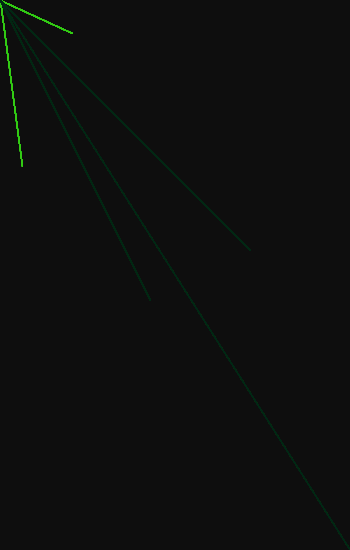
Frame 1 (no input)
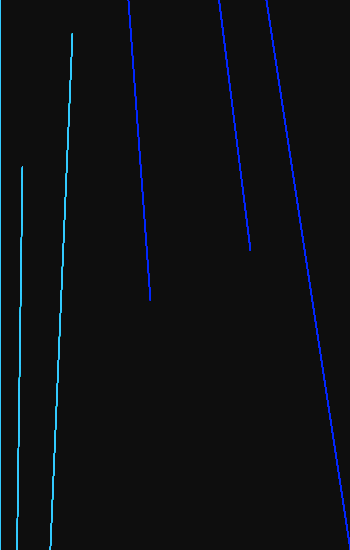
Frame 60 (the mouse pressed at the canvas centre just before this capture)
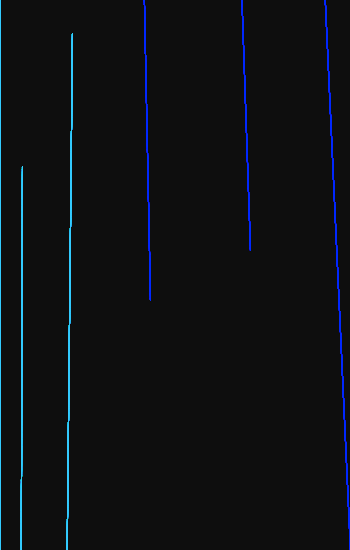
Frame 120 (the mouse held since frame 60 and released just before this capture)

The Processing sketch that drew these frames (run headless with seeded random() and noise(); from frame 60 on, the mouse is pressed at the canvas centre):

// Processing sketch: processing_92780
// ── processing_92780.pde

//Amanda Bernhardt
//200
//3/12/13
int line = 200;
float[] lX = new float[line];
float[] lY = new float[line];
float[] lX2 = new float[line];
float[] lY2 = new float[line];
float[] lSpeed = new float[line];
float gravity = .5;
 
int currentClick = 0;
void setup() {
  size(350, 550);
}
 
void draw () {
  background (14);
  for (int i = 0; i < line; i++) {
    stroke(51,203, map(lY[i], 0, height, 20, 200));
    line ( 0,0, lX[i], lY[i]);
    line ( 72, 33, lX[i], lY[i]);
    line ( 22, 166, lX[i], lY[i]);
    lY[i] += lSpeed[i];
    lSpeed[i] += gravity;
  }
  
  for (int i = 0; i < line; i++) {
    stroke(0,40, map(lY[i], 0, height, 20, 200));
    line ( 350,550, lX2[i], lY2[i]);
    line ( 250, 250, lX2[i], lY2[i]);
    line ( 150, 300, lX2[i], lY2[i]);
    lY2[i] -= lSpeed[i];
    lSpeed[i] += gravity;
  }
}

 
void mouseDragged() {
  lX[currentClick] = mouseX;
  lY[currentClick] = mouseY;
  lX2[currentClick] = mouseX;
  lY2[currentClick] = mouseY;
  lSpeed[currentClick] = -10;
  currentClick +=1;
  if (currentClick >= line) {
    currentClick =0;
  }
}
